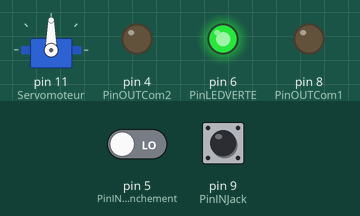
This sketch was run on a simulated Arduino Uno, built with avr-gcc and run on an emulated ATmega328P. Shown: servo, output pins drawn as LEDs (lit = HIGH). The inputs (shaded band) are chosen by the test bench; at power-on: pin 9 (PinINJack) HIGH, pin 5 (PinINdeclenchement) LOW. What the sketch prints to the serial monitor is not drawn.

Above: at 2.5 s.
2.6 s: pin 9 (PinINJack) pulled LOW for 0.15 s
At 3.6 s:
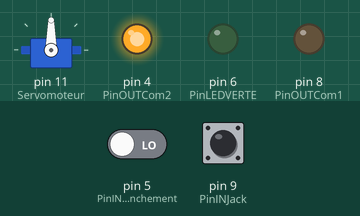
At 24.17 s:
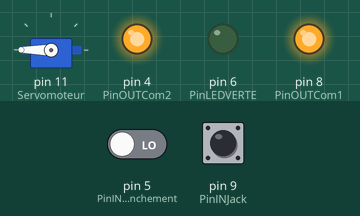
Timing chart, 0 to 24.4 s (numbered marks = the images above; inputs shaded):
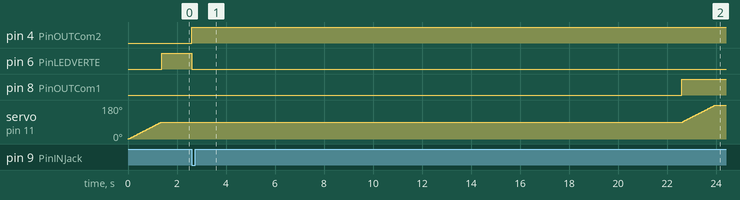

Measured:
- after the input at 2.6 s, pin 4 (PinOUTCom2): LOW → HIGH at once; pin 6 (PinLEDVERTE): HIGH → LOW at once; pin 8 (PinOUTCom1): LOW → HIGH after 20.0 s; servo on pin 11 (Servomoteur): moves from 90° to 180° over 1.3 s, starting after 20.0 s

The sketch:

programme_carte_parahute.ino
```cpp
/*****************************************/
#include <Servo.h> //bibliothéque servo (déjà présente sur arduino)
Servo Servomoteur; //créer un objet servo
const int PinLEDVERTE= 6;
const int PinINJack = 9;
const int PinINdeclenchement = 5;
const int PinOUTCom1 = 8;
const int PinOUTCom2 = 4;
unsigned long T1=10; //temps avant plage d'ouverture para en sec
unsigned long T2=20; //temps ouverture para obligatoire en sec
unsigned long T1milis;
unsigned long T2milis;
unsigned long T1millis;
unsigned long T2millis;
unsigned long T0;
int Ouverture(){
  for(int position = 90; position <= 360; position++){
    Servomoteur.write(position);
    delay(15);
  }
  while(1);
}
void setup()
{
  // Attache le servomoteur à la broche D13
  Servomoteur.attach(11);
  for (int position = 0; position <= 90; position++) {
    Servomoteur.write(position);
    delay(15);
  }
  T1milis=T1*1000;
  T2milis=T2*1000;
  Serial.begin(2000000);
  pinMode(PinLEDVERTE,OUTPUT);
  pinMode(PinINJack,INPUT);//set as INPUT
  pinMode(PinINdeclenchement,INPUT);
  pinMode(PinOUTCom1,OUTPUT);
  pinMode(PinOUTCom2,OUTPUT);
  digitalWrite(PinINJack, HIGH);//set as LOW
  digitalWrite(PinINdeclenchement, LOW);
  Serial.println(F("Attente du départ"));
  digitalWrite(PinLEDVERTE, HIGH);
}
/******************************************/
void loop()
{
  int digitalVal = digitalRead(PinINJack);//Read the value of pin2
  if(LOW == digitalVal)//if tilt switch is not breakover
  {
    digitalWrite(PinLEDVERTE, LOW);
    T0 = millis();// prend T0
    digitalWrite(PinOUTCom1, LOW);//turn the led on
    digitalWrite(PinOUTCom2, HIGH);
    Serial.println(T1milis);
    Serial.println(T2milis);
    T1millis = T1milis+T0;
    T2millis = T2milis+T0;
    Serial.println("départ");
    while(millis() <= T1millis){
      Serial.println(millis()-T0);
      Serial.println(digitalRead(PinINdeclenchement));
    }
    while(millis() <= T2millis){
      Serial.println(F("T1"));
      Serial.println(F("waiting T2"));
      Serial.println(millis()-T0);
      Serial.println(digitalRead(PinINdeclenchement));
      if(HIGH == digitalRead(PinINdeclenchement)){
        digitalWrite(PinOUTCom1, HIGH);
        digitalWrite(PinOUTCom2, LOW);
        Serial.println(F("Ouverture Auto"));
        Ouverture();
      }
    }
    digitalWrite(PinOUTCom1, HIGH);
    digitalWrite(PinOUTCom2, HIGH);
    Serial.println(F("T2 Ouverture temps"));
    Ouverture();
  }
  else ////if tilt switch breakover
  {
    digitalWrite(PinOUTCom1, LOW);
    digitalWrite(PinOUTCom2, LOW);
  }
}
/**********************************************/
```
